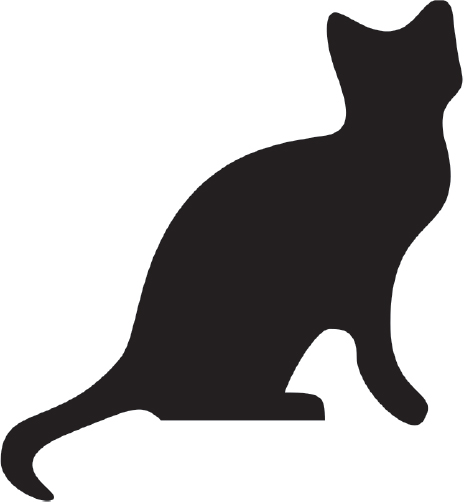
#> input picture Automate_The_Boring_Stuff_With_Python/resizeAndAddLogo/catlogo.png, 464 x 502 px
$ python resizeAndAddLogo.py
#> lines starting #> are read from the running program, lines starting #| are printed output that depends on the picture
# Resizes images to fit in a 300x300 square with a logo in the corner
from math import log
import os
from PIL import Image

SQUARE_FIT_SIZE = 300
LOGO_FILENAME = 'catlogo.png'

logo_im = Image.open(LOGO_FILENAME)
#> logo_im is the input picture: PIL image 464x502 RGB; mean R, G, B 173.3, 171.8, 172.2
logo_im = logo_im.resize((50, 50))
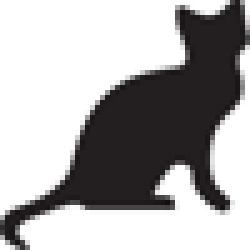
#> logo_im: PIL image 50x50 RGB (shown 5 times larger); mean R, G, B 172.8, 171.3, 171.7
logo_width, logo_height = logo_im.size
#> logo_width = 50; logo_height = 50

# Convert logo to RGBA to support transparency
if logo_im.mode != 'RGBA':
    logo_im = logo_im.convert('RGBA')
#> logo_im: PIL image 50x50 RGBA


os.makedirs('withLogo', exist_ok=True)
for filename in os.listdir('.'):
    if not (filename.endswith('.png') or filename.endswith('.jpg')) or filename == LOGO_FILENAME:
        continue
    im = Image.open(filename)
    width, height = im.size

    if width > SQUARE_FIT_SIZE and height > SQUARE_FIT_SIZE:
        if width > height:
            height = int((SQUARE_FIT_SIZE / width) * height)
            width = SQUARE_FIT_SIZE
        else:
            width = int((SQUARE_FIT_SIZE / height) * width)
            height = SQUARE_FIT_SIZE
        print(f'Resizing {filename}...')
        im = im.resize((width, height))

    print(f'Adding logo to {filename}...')
    im.paste(logo_im, (width - logo_width, height - logo_height), logo_im)

    im.save(os.path.join('withLogo', filename))
